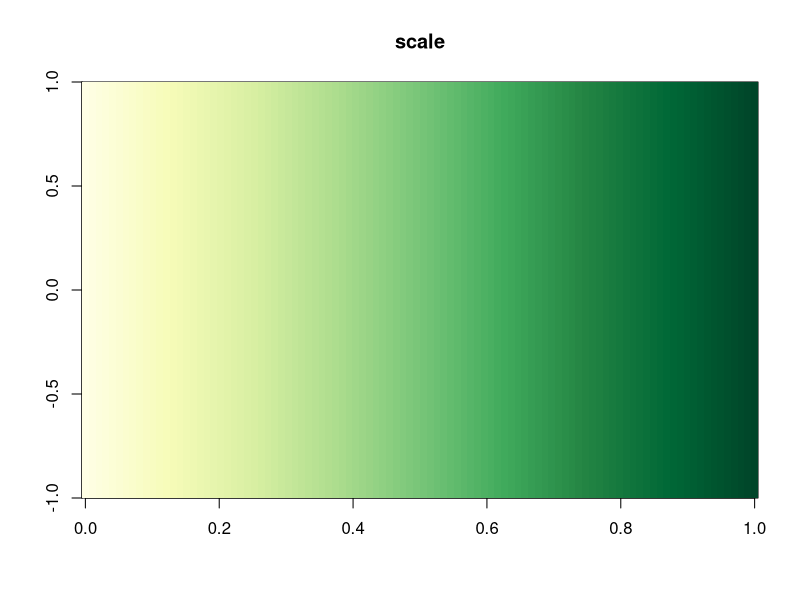

Recreate this plot in R.
## ---- chunk 1
knitr::opts_chunk$set(echo = TRUE)
## ---- chunk 2
library(readr)
library(RColorBrewer)
## ---- chunk 3
files <- list.files("../Data/", full.names = TRUE)
dat <- lapply(files, read_tsv)
names(dat) <- list.files("../Data")
## ---- chunk 4
plot_heatmap <- function(d, chromosome, color, sample_name) {
        subs_data <- d[d$chromosome == chromosome,]
        return(image(as.matrix(subs_data$normalized_coverage),
                     col = color,
                     main = sample_name))
}
## ---- chunk 5
color <- colorRampPalette(brewer.pal(9, "YlGn"))(100)
## ---- chunk 6
for(chrom in seq(1, 5)){
        pdf(paste("../Plots/chr", as.character(chrom), ".pdf", sep = ""), height = 40, width = 5)
        par(mfrow=c(20, 1))
        for(i in seq_along(dat)){
                plot_heatmap(dat[[i]], chromosome = as.character(chrom),
                             color = color,
                             sample_name = unlist(strsplit(names(dat[i]), ".", fixed = TRUE))[[1]])
        }
        dev.off()
}
pdf("../Plots/scale_bar.pdf", height = 2, width = 5)
image(matrix(seq(100)), col = color, main = "scale")
dev.off()
